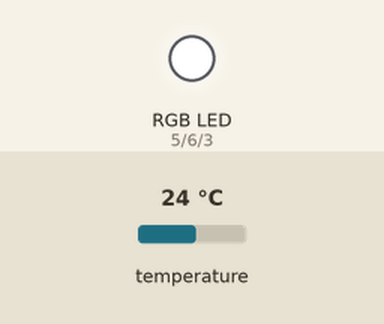
Recording of a sketch running on a simulated Arduino Uno, built with avr-gcc and run on an emulated ATmega328P. Shown: an RGB LED mixed from three pins (HIGH = lit). The inputs (shaded band) are chosen by the test bench; at power-on: temperature 24 °C. The local clock reads 2024-03-15 10:24:30 at power-on unless the sketch sets it; what the sketch prints to the serial monitor is not drawn.

Above: at 0.3 s.
At 5.3 s:
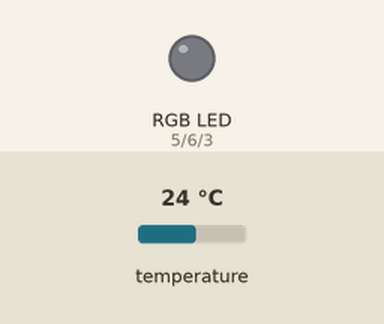
Timing chart, 0 to 6.8 s (numbered marks = the images above):
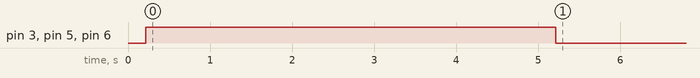

The sketch:

timelordSimple_proMini168.ino
```cpp
/* Temperature Controlled Decklighting
    Using 5050 RGB LEDs
    refactor from earlier code using Timelord library for sunrise/sunset
    and borrowing heavily from http://paulorenato.com/index.php/125
    Astronomical Garden Lights.

    Geoffrey Todd Lamke, MD

*/

#include <Wire.h>
#include <DS1307RTC.h>
#include <TimeLord.h>
#include <TimeLib.h>
#include <OneWire.h>
#include <DallasTemperature.h>


// DHT11 Temperature and Humidity Sensors
#define REDPIN 5
#define GREENPIN 6
#define BLUEPIN 3

//Dallas Onewire
#define ONE_WIRE_BUS 10
// Setup a oneWire instance to communicate with any OneWire devices (not just Maxim/Dallas temperature ICs)
OneWire oneWire(ONE_WIRE_BUS);
// Pass our oneWire reference to Dallas Temperature.
DallasTemperature sensors(&oneWire);
// arrays to hold device address
DeviceAddress insideThermometer;


/*DEBUGGING SETTINGS    *******************************************************************/
#define DEBUG 1  // Set to 1 to enable debug messages through serial port monitor
#define TIMEDRIFT 0 //Set to 1 enable systemtime and RTC sync in the loop

/*GLOBAL VARIABLES*/
byte sunTime[]  = {0, 0, 0, 1, 1, 13}; //Byte Array for storing date to feed into Timelord
int dayMinNow, dayMinLast = -1, hourNow, hourLast = -1, minOfDay; //time parts to trigger various actions.
// -1 init so hour/min last inequality is triggered the first time around
int mSunrise, mSunset; //sunrise and sunset expressed as minute of day (0-1439)

//  TIMELORD VAR
TimeLord tardis;  //INSTANTIATE TIMELORD OBJECT
// Greensboro, NC  Latitude: 36.145833 | Longitude: -79.801728
float const LONGITUDE = -79.80;
float const LATITUDE = 36.14;
int const TIMEZONE = -4;

void setup() {
  /* FIRE UP SERIAL */
# if DEBUG == 1
  Serial.begin(115200);
  while (!Serial) ; // wait for serial
  delay(200);
#endif


  //Dallas Sensor Setup
  if (!sensors.getAddress(insideThermometer, 0)) Serial.println("Unable to find address for Device 0");
  // set the resolution to 9 bit (Each Dallas/Maxim device is capable of several different resolutions)
  sensors.setResolution(insideThermometer, 9);

  /* TimeLord Object Initialization */
  tardis.TimeZone(TIMEZONE * 60);
  tardis.Position(LATITUDE, LONGITUDE);


  setSyncProvider(RTC.get);   // the function to get the time from the RTC
  if (timeStatus() != timeSet) {
    Serial.println("Unable to sync with the RTC");
  }
  else {
    Serial.println("RTC has set the system time");
  }
  blinkWhite();
}


void loop() {
  tmElements_t tm; //Instantiate time object

  // Dallas onewire
  sensors.requestTemperatures(); // Send the command to get temperatures
  float tempC = sensors.getTempC(insideThermometer);
  float t = (DallasTemperature::toFahrenheit(tempC));

  /* CHECK TIME */
  if (timeStatus() == timeNeedsSync) {
    Serial.println("Hey, Time is out of Sync");
  };

  if (RTC.read(tm)) {
# if DEBUG == 1
    Serial.print("RTC TIME = ");
    print2digits(tm.Hour);
    Serial.print(':');
    print2digits(tm.Minute);
    Serial.print(':');
    print2digits(tm.Second);
    Serial.print(" Date = ");
    Serial.print(tmYearToCalendar(tm.Year));
    Serial.print('/');
    print2digits(tm.Month);
    Serial.print('/');
    print2digits(tm.Day);
    Serial.println();
#endif
    // Lets figure out where we are in the day in terms of minutes
    dayMinNow = (minute() + (hour() * 60));
#if DEBUG ==1
    Serial.print("Minutes into the current Day: ");
    Serial.println(dayMinNow);
#endif
    // Set sunTime Array to today's DateUses the Time library to give Timelord the current date
    sunTime[3] = day();
    sunTime[4] = month();
    sunTime[5] = year();

    /* Sunrise: */
    tardis.SunRise(sunTime); // Computes Sun Rise.
    mSunrise = sunTime[2] * 60 + sunTime[1];  //Minutes after midnight that sunrise occurs

    /* Sunset: */
    tardis.SunSet(sunTime); // Computes Sun Set.
    mSunset = sunTime[2] * 60 + sunTime[1];
#if DEBUG ==1
    Serial.print("SunriseMin: ");
    Serial.println(mSunrise);           // Print minutes after midnight that sunrise occurs
    Serial.print("SunsetMin: ");
    Serial.println(mSunset);            // Print minutes after midnight that sunrise occurs
    Serial.print("Min of daylight today: ");
    int mDaylight = (mSunset - mSunrise);
    Serial.println(mDaylight);          // Print minutes of daylight today
    Serial.print("Min until Sunrise: ");
    int mLeftTilDawn = (mSunrise - dayMinNow);
    Serial.println(mLeftTilDawn);              // Print Minutes Until
    Serial.print("Min until Sunset: ");
    int mLeftInDay = (mSunset - dayMinNow);
    Serial.println(mLeftInDay);              // Print Minutes Until Sunset
    int pctDayLeft = ((float(mLeftInDay) / float(mDaylight)) * 100);
    if (pctDayLeft > 100) {
      pctDayLeft = 100;
    };
    Serial.print("% of daylight left: ");
    Serial.println (pctDayLeft);
    Serial.print("Temp: ");    //print current environmental conditions
    Serial.println(t, 2);    //print the temperature
    Serial.println("**************************************");
#endif

    /* SET THE COLOR SCHEME DEPENDING ON TEMPERATURE
        Currently set for summer and checking every 3 seconds which is excessive.
        this will lead to color bouncing at border temperatures and probably need debouncing.
        I can probably change this to switch or "functionalize" the color change
        and further I can have it automatically change colors based on summer or winter
        to save hassle and reuploading of code.
        Can base summer and winter on min of daylight to get solstice.
    */

    if
    (((dayMinNow >= (mSunset)) && (dayMinNow <= (mSunset + 60)))
        ||
        ((dayMinNow >= (mSunrise)) && (dayMinNow <= (mSunrise + 60)))) {
      if (t > 85) {
        analogWrite(REDPIN, 255);
        analogWrite(BLUEPIN, 0);
        analogWrite(GREENPIN, 0);
      }
      else if (t <= 85 && t >= 80) {
        analogWrite(GREENPIN, 255);
        analogWrite(BLUEPIN, 0);
        analogWrite(REDPIN, 255);
      }
      else if (t <= 80 && t >= 70) {
        analogWrite(GREENPIN, 150);
        analogWrite(BLUEPIN, 150);
        analogWrite(REDPIN, 0);
      }
      else if (t <= 70 && t >= 60) {
        analogWrite(GREENPIN, 255);
        analogWrite(BLUEPIN, 0);
        analogWrite(REDPIN, 0);
      }
      else if (t <= 60 && t >= 50) {
        analogWrite(GREENPIN, 0);
        analogWrite(BLUEPIN, 150);
        analogWrite(REDPIN, 150);
      }
      else {
        analogWrite(BLUEPIN, 255);
        analogWrite(REDPIN, 255);
        analogWrite(GREENPIN, 255);
      }
    }
    else {
      analogWrite(REDPIN, 0);
      analogWrite(BLUEPIN, 0);
      analogWrite(GREENPIN, 0);
    }
    //    delay(5 * 60000);
    delay(1000);
  }
}
void print2digits(int number) {
  if (number >= 0 && number < 10) {
    Serial.print('0');
  }
  Serial.print(number);
}
void blinkWhite() {
  //BLINK WHITE LIGHTS STARTUP TO CONFIRM ACTIVITY
  analogWrite(REDPIN, 255);
  analogWrite(BLUEPIN, 255);
  analogWrite(GREENPIN, 255);
  delay(5000);
  analogWrite(REDPIN, 0);
  analogWrite(BLUEPIN, 0);
  analogWrite(GREENPIN, 0);
}
```
